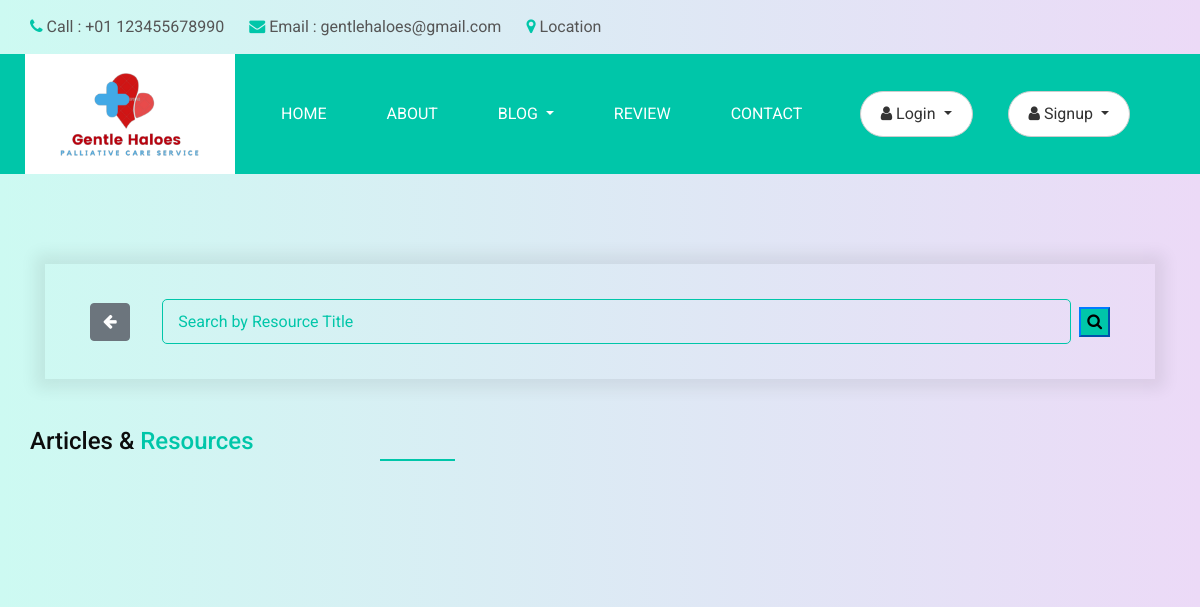
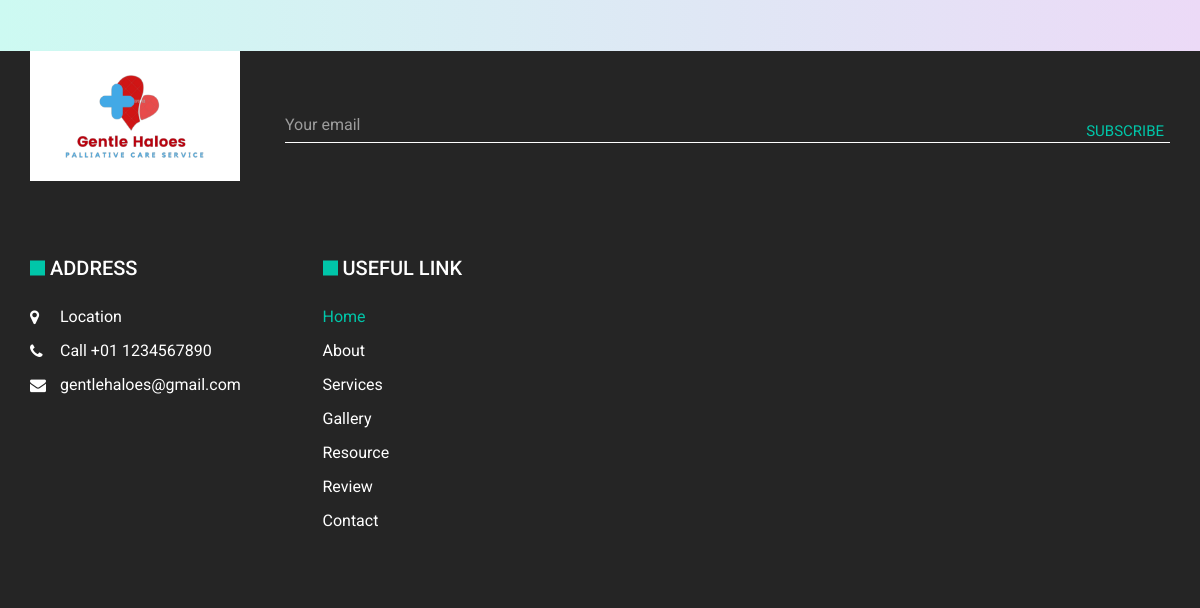
The app's page /resources, older data (2 pictures, top to bottom).
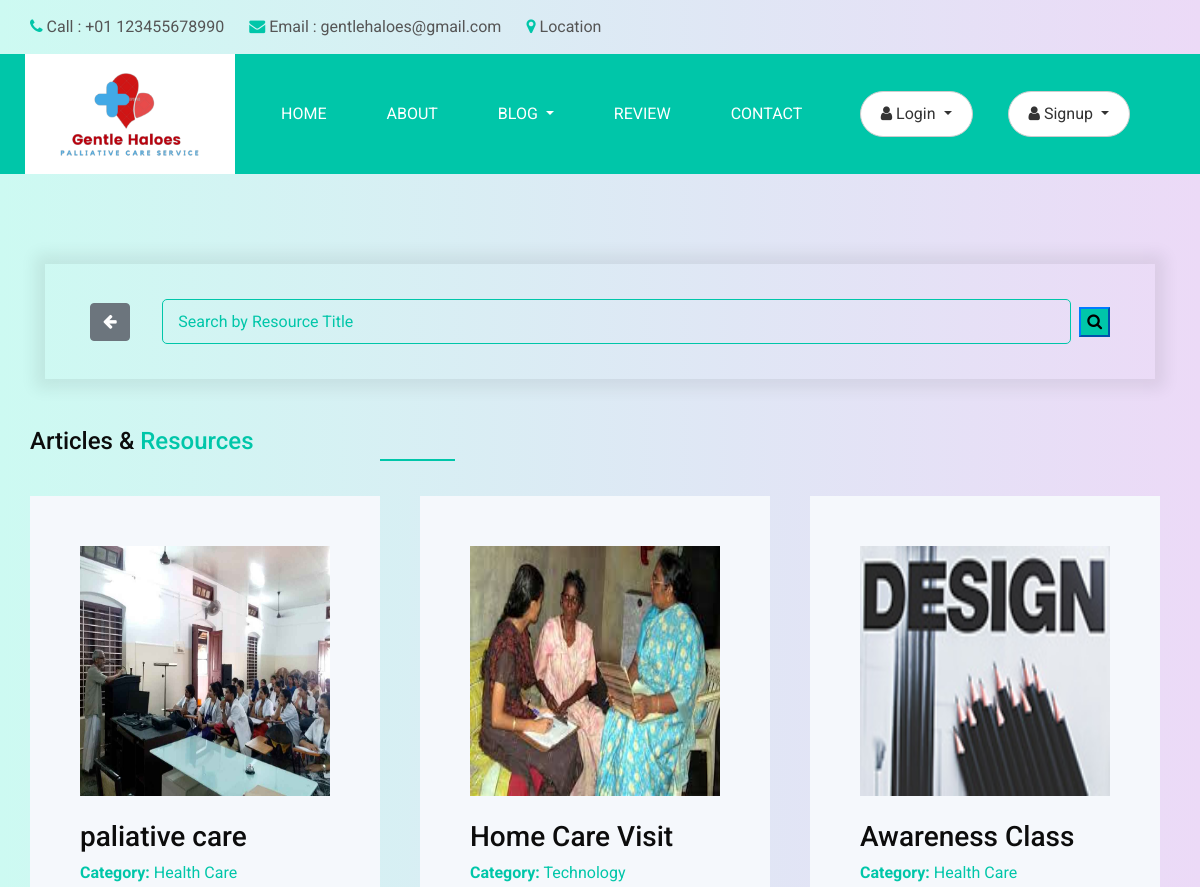
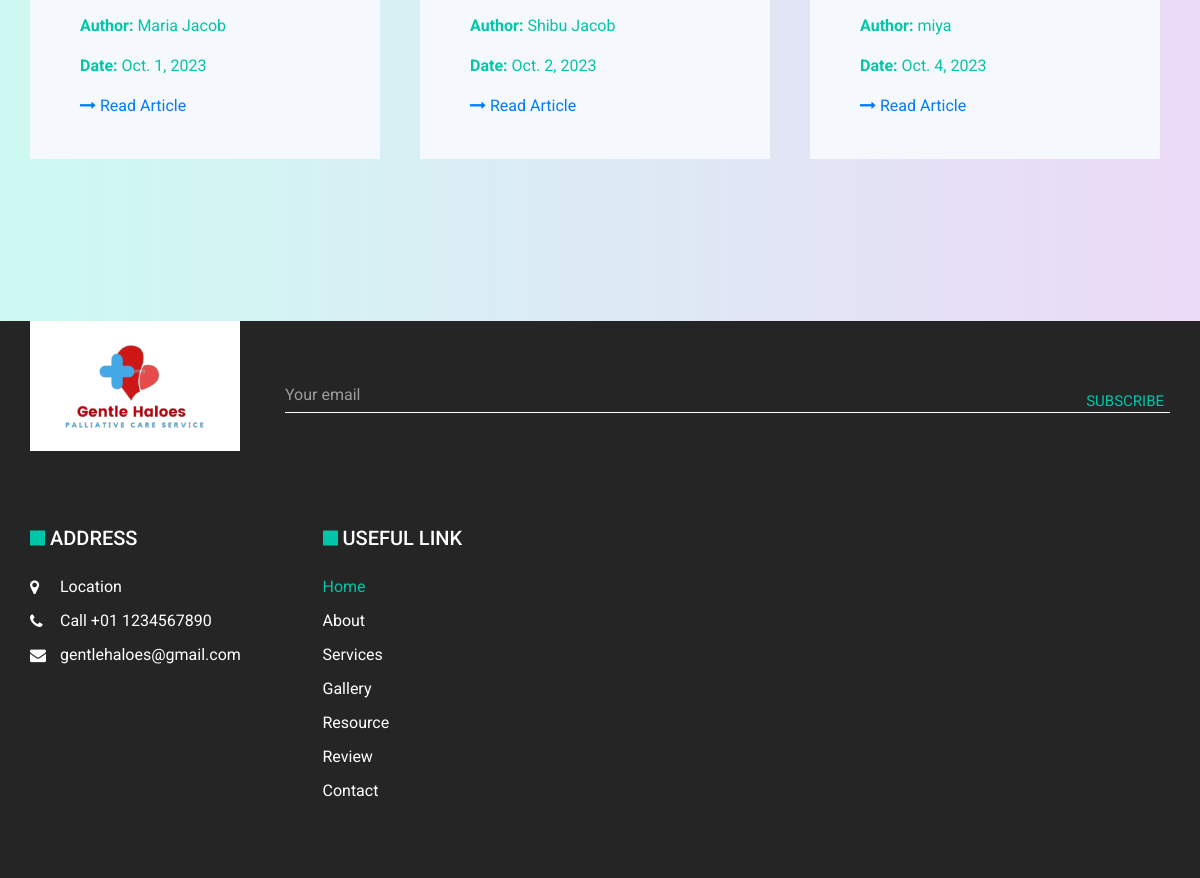
The same page, newer data (2 pictures, top to bottom).
### GHapp/models.py (models this page shows, shortened)
class Blog(models.Model):
    author=models.CharField(max_length=200, null=True,blank=True)
    title = models.CharField(max_length=200, verbose_name='Blog Name')
    images = models.ImageField(upload_to='blog_images/', verbose_name='Blog Images', null=True, blank=True)
    category = models.CharField(max_length=100,choices = [('Health Care','Health Care'), ('Child', 'Child'),('Technology', 'Technology')])
    blog_date = models.DateField(null=True,blank=True)
    description = models.TextField(verbose_name='Blog Description')

### GHapp/views.py (the view)
# urls.py: path('resources', views.resources, name="resources"),
def resources(request):
    blogs = Blog.objects.all()
    return render(request, 'resources.html', {'blogs': blogs})

### templates/resources.html (shortened to what this page needs)
{% load static %}
<!DOCTYPE html>
<html>
<head>
  <link rel="stylesheet" type="text/css" href="{% static 'css/bootstrap.css' %}" />
  <link rel="stylesheet" type="text/css" href="https://cdnjs.cloudflare.com/ajax/libs/OwlCarousel2/2.3.4/assets/owl.carousel.min.css" />
  <link href="{% static 'css/font-awesome.min.css' %}" rel="stylesheet" />
  <link rel="stylesheet" href="https://cdnjs.cloudflare.com/ajax/libs/jquery-nice-select/1.1.0/css/nice-select.min.css" />
  <link rel="stylesheet" href="https://cdnjs.cloudflare.com/ajax/libs/bootstrap-datepicker/1.3.0/css/datepicker.css">
  <link href="{% static 'css/style.css' %}" rel="stylesheet" />
  <link href="{% static 'css/responsive.css' %}" rel="stylesheet" />
</head>
<body>
  <div class="hero_area">
  <header class="header_section">
    <div class="header_top">
      <div class="container">
        <div class="contact_nav">
          <a href="">
            <i class="fa fa-phone" aria-hidden="true"></i>
            <span>
              Call : +01 123455678990
            </span>
          </a>
          <a href="">
            <i class="fa fa-envelope" aria-hidden="true"></i>
            <span>
              Email : gentlehaloes@gmail.com
            </span>
          </a>
          <a href="">
            <i class="fa fa-map-marker" aria-hidden="true"></i>
            <span>
              Location
            </span>
          </a>
        </div>
      </div>
    </div>
    <div class="header_bottom">
      <div class="container-fluid">
        <nav class="navbar navbar-expand-lg custom_nav-container ">
          <a class="navbar-brand" href="{% url 'index' %}">
            <img src="{% static 'images/ghbc1.png' %}" alt="" style="width:140px; height:90px;">
          </a>
          <div class="collapse navbar-collapse" id="navbarSupportedContent">
            <div class="d-flex mr-auto flex-column flex-lg-row align-items-center">
              <ul class="navbar-nav">
                <li class="nav-item active">
                    <a class="nav-link" href="{% url 'index' %}">Home <span class="sr-only">(current)</span></a>
                </li>
                <li class="nav-item">
                    <a class="nav-link" href="{% url 'about' %}"> About</a>
                </li>
                <li class="nav-item dropdown">
                    <a class="nav-link dropdown-toggle" href="#" id="galleryDropdown" role="button" data-toggle="dropdown" aria-haspopup="true" aria-expanded="false">
                        Blog
                    </a>
                </li>
                <li class="nav-item">
                    <a class="nav-link" href="{% url 'testimonial' %}">Review</a>
                </li>
                <li class="nav-item">
                    <a class="nav-link" href="{% url 'contact' %}">Contact</a>
                </li>
            </ul>
            </div>
            <div class="quote_btn-container">
              <div class="quote_btn-container">
                {% if user.is_authenticated %}
                <div class="dropdown">
                    <button class="dropdown-toggle" type="button" id="loggedInDropdown" data-toggle="dropdown" aria-haspopup="true" aria-expanded="false">
                        <i class="fa fa-user" aria-hidden="true"></i>
                        <span>{{ user.email }}</span>
                    </button>
                    <div class="dropdown-menu" aria-labelledby="loggedInDropdown">
                      <a class="dropdown-item" href="{% url 'print_patient_profile' %}">
                        <i class="fa fa-sign-out" aria-hidden="true"></i>
                        <span>Profile</span>
                       </a>
                        <a class="dropdown-item" id="logout-button-id" href="{% url 'loggout' %}">
                            <i class="fa fa-sign-out" id="logout-button-id" aria-hidden="true"></i>
                            <span id="logout-button-id">Logout</span>
                        </a>
                    </div>
                </div>
                {% else %}
                <div class="dropdown">
                    <button class="dropdown-toggle" type="button" id="loginDropdown" data-toggle="dropdown" aria-haspopup="true" aria-expanded="false">
                        <i class="fa fa-user" aria-hidden="true"></i>
                        <span>Login</span>
                    </button>
                </div>
                {% endif %}
            </div>
            <div class="quote_btn-container">
              <div class="quote_btn-container">
                {% if user.is_authenticated %}
                {% comment %} <div class="dropdown">
                    <button class="dropdown-toggle" type="button" id="loggedInDropdown" data-toggle="dropdown" aria-haspopup="true" aria-expanded="false">
                        <i class="fa fa-user" aria-hidden="true"></i>
                        <span>Logged in as {{ user.username }}</span>
                    </button> {% endcomment %}
                    <div class="dropdown-menu" aria-labelledby="loggedInDropdown">
                        <a class="dropdown-item" href="{% url 'loggout' %}">
                            <i class="fa fa-sign-out" aria-hidden="true"></i>
                            <span>Logout</span>
                        </a>
                    </div>
                </div>
                {% else %}
                <div class="dropdown">
                    <button class="dropdown-toggle" type="button" id="loginDropdown" data-toggle="dropdown" aria-haspopup="true" aria-expanded="false">
                        <i class="fa fa-user" aria-hidden="true"></i>
                        <span>Signup</span>
                    </button>
                </div>
                {% endif %}
            </div>
            </div>
          </div>
        </nav>
      </div>
    </div>
  </header>
  </div>
<section class="book_section layout_padding">
    <div class="container">
   <div class="container">
    <form id="search-form" method="GET" action="{% url 'search_resources' %}" class="d-flex align-items-center">
      <a href="{% url 'resources' %}" class="btn btn-secondary"><i class="fa fa-arrow-left"></i></a>&ensp;&ensp;&ensp;&ensp;
      <input type="text" class="form-control" name="resourcesname" placeholder="Search by Resource Title">&ensp;
      <button class="btn-primary" type="submit" style="color: black; background-color: #00c6a9;"><i class="fa fa-search"></i></button>
      </form>
  </div>
    <br> <br>
            <h4>
              Articles & <span>Resources</span>
            </h4>
            <div class="row">
                {% for blog in blogs %}
                    <div class="col-sm-6 col-md-6 col-lg-4">
                        <div class="blog grid-blog">
                            <div class="blog-image">
                                <a href="{% url 'resources_details' blog.id  %}">
                                    <img class="img-fluid" src="{{ blog.images.url }}" alt="{{ blog.title }} Image" style="width: 450px; height: 250px;">
                                </a>
                            </div><br>
                            <div class="blog-content">
                                <h3 class="blog-title">{{ blog.title }}</h3>
                                <p style="color: #00c6a9;"><strong>Category:</strong> {{ blog.category }}</p>
                                <p style="color: #00c6a9;"><strong>Author:</strong> {{ blog.author }}</p>
                                <p style="color: #00c6a9;"><strong>Date:</strong> {{ blog.blog_date }}</p>
                                <a href="{% url 'resources_details' blog.id %}" class="read-more"><i class="fa fa-long-arrow-right"></i> Read Article</a>
                                <br><br>
                            </div>
                        </div>
                    </div>
                {% endfor %}
            </div>
        </div>
  </section>
  <br> <br> <br>
  <section class="info_section ">
    <div class="container">
      <div class="info_top">
        <div class="info_logo">
          <a href="">
            <img src="{% static 'images/ghbc1.png' %}" alt="" style="width:140px; height:90px;">
          </a>
        </div>
        <div class="info_form">
          <form action="">
            <input type="email" placeholder="Your email">
            <button>
              Subscribe
            </button>
          </form>
        </div>
      </div>
      <div class="info_bottom layout_padding2">
        <div class="row info_main_row">
          <div class="col-md-6 col-lg-3">
            <h5>
              Address
            </h5>
            <div class="info_contact">
              <a href="">
                <i class="fa fa-map-marker" aria-hidden="true"></i>
                <span>
                  Location
                </span>
              </a>
              <a href="">
                <i class="fa fa-phone" aria-hidden="true"></i>
                <span>
                  Call +01 1234567890
                </span>
              </a>
              <a href="">
                <i class="fa fa-envelope"></i>
                <span>
                  gentlehaloes@gmail.com
                </span>
              </a>
            </div>
          </div>
          <div class="col-md-6 col-lg-3">
            <div class="info_links">
              <h5>
                Useful link
              </h5>
              <div class="info_links_menu">
                <a class="active" href="{% url 'index' %}">
                  Home
                </a>
                <a href="{% url 'about' %}">
                  About
                </a>
                <a href="{% url 'treatment' %}">
                  Services
                </a>
                <a href="{% url 'gallery' %}">
                  Gallery
                </a>
                <a href="{% url 'resources' %}">
                    Resource
                  </a>
                <a href="{% url 'testimonial' %}">
                  Review
                </a>
                <a href="{% url 'contact' %}">
                  Contact
                </a>
              </div>
            </div>
          </div>
          </div>
        </div>
      </div>
  </section>
</body>
</html>

### static/css/style.css (style rules this page uses)
body { font-family: 'Roboto', sans-serif; color: #0c0c0c; background-color: #ffffff; overflow-x: hidden; }
.layout_padding { padding: 90px 0; }
.layout_padding2 { padding: 75px 0; }
a, a:hover, a:focus { text-decoration: none; }
.btn, .btn:focus { outline: none !important; -webkit-box-shadow: none; box-shadow: none; }
.hero_area { position: relative; }
.header_section .header_top { padding: 15px 0; }
.header_section .header_top .contact_nav { display: -webkit-box; display: -ms-flexbox; display: flex; }
.header_section .header_top .contact_nav a { margin-right: 25px; color: #555555; }
.header_section .header_top .contact_nav a i { color: #00c6a9; }
.header_section .header_bottom { background-color: #00c6a9; }
.header_section .header_bottom .container-fluid { padding-right: 25px; padding-left: 25px; }
.navbar-brand { background-color: #ffffff; padding: 15px 35px; }
.navbar-brand img { width: 55px; }
.custom_nav-container { padding: 0; }
.custom_nav-container .navbar-nav .nav-item .nav-link { padding: 3px 15px; margin: 10px 15px; color: #ffffff; text-align: center; text-transform: uppercase; }
.quote_btn-container { display: -webkit-box; display: -ms-flexbox; display: flex; -webkit-box-align: center; -ms-flex-align: center; align-items: center; }
.book_section h4 { position: relative; padding-bottom: 5px; margin-bottom: 35px; }
.book_section h4 span { color: #00c6a9; }
.book_section h4::before { content: ""; position: absolute; left: 350px; bottom: 0; width: 75px; height: 2px; background-color: #00c6a9; }
.book_section form { padding: 35px 45px; -webkit-box-shadow: 0 0 15px 10px rgba(0, 0, 0, 0.07); box-shadow: 0 0 15px 10px rgba(0, 0, 0, 0.07); }
.book_section form .form-control { width: 100%; background-color: transparent; border: 1px solid #00c6a9; height: 45px; outline: none; -webkit-box-shadow: none; box-shadow: none; border-radius: 5px; padding: 0 15px; }
.book_section form .form-control::placeholder { color: #00c6a9; }
.info_section { background-color: #252525; color: #ffffff; }
.info_section .info_top { display: -webkit-box; display: -ms-flexbox; display: flex; -webkit-box-align: center; -ms-flex-align: center; align-items: center; }
.info_section .info_top .info_logo { margin-right: 45px; }
.info_section .info_top .info_logo a { display: block; background-color: #ffffff; padding: 20px 35px; }
.info_section .info_top .info_logo a img { width: 55px; }
.info_section .info_form { -webkit-box-flex: 1; -ms-flex: 1; flex: 1; margin-top: 15px; }
.info_section .info_form form { display: -webkit-box; display: -ms-flexbox; display: flex; -webkit-box-align: end; -ms-flex-align: end; align-items: flex-end; }
.info_section .info_form form input { background-color: transparent; padding: 5px 0; outline: none; width: 100%; min-width: 100%; color: #ffffff; border: none; border-bottom: 1px solid #ffffff; }
.info_section .info_form form input::placeholder { color: #9c9c9c; }
.info_section .info_form form button { background-color: transparent; color: #00c6a9; margin-top: 15px; text-transform: uppercase; font-size: 15px; outline: none; border: none; -webkit-transform: translateX(-100%); transform: translateX(-100%); }
.info_section h5 { text-transform: uppercase; position: relative; padding-left: 20px; margin-bottom: 25px; }
.info_section h5:before { content: ""; position: absolute; top: 50%; left: 0; width: 15px; height: 15px; background-color: #00c6a9; -webkit-transform: translateY(-50%); transform: translateY(-50%); }
.info_section .info_links .info_links_menu { display: -webkit-box; display: -ms-flexbox; display: flex; -webkit-box-orient: vertical; -webkit-box-direction: normal; -ms-flex-direction: column; flex-direction: column; }
.info_section .info_links .info_links_menu a { color: #ffffff; }
.info_section .info_links .info_links_menu a:not(:nth-last-child(1)) { margin-bottom: 10px; }
.info_section .info_links .info_links_menu a:hover, .info_section .info_links .info_links_menu a.active { color: #00c6a9; }
.info_section .info_contact a { display: -webkit-box; display: -ms-flexbox; display: flex; -webkit-box-align: center; -ms-flex-align: center; align-items: center; color: #ffffff; margin-bottom: 10px; }
.info_section .info_contact a i { margin-right: 5px; width: 25px; }

### static/css/responsive.css (style rules this page uses)
@media (min-width: 1200px) { .container { max-width: 1170px; } }

Row changes from the older to the newer data that the page shows:
added Blog: images (picture), title "paliative care", category "Health Care", author "Maria Jacob", blog_date "Oct. 1, 2023"
added Blog: images (picture), title "Home Care Visit", category "Technology", author "Shibu Jacob", blog_date "Oct. 2, 2023"
added Blog: images (picture), title "Awareness Class", category "Health Care", author "miya", blog_date "Oct. 4, 2023"
